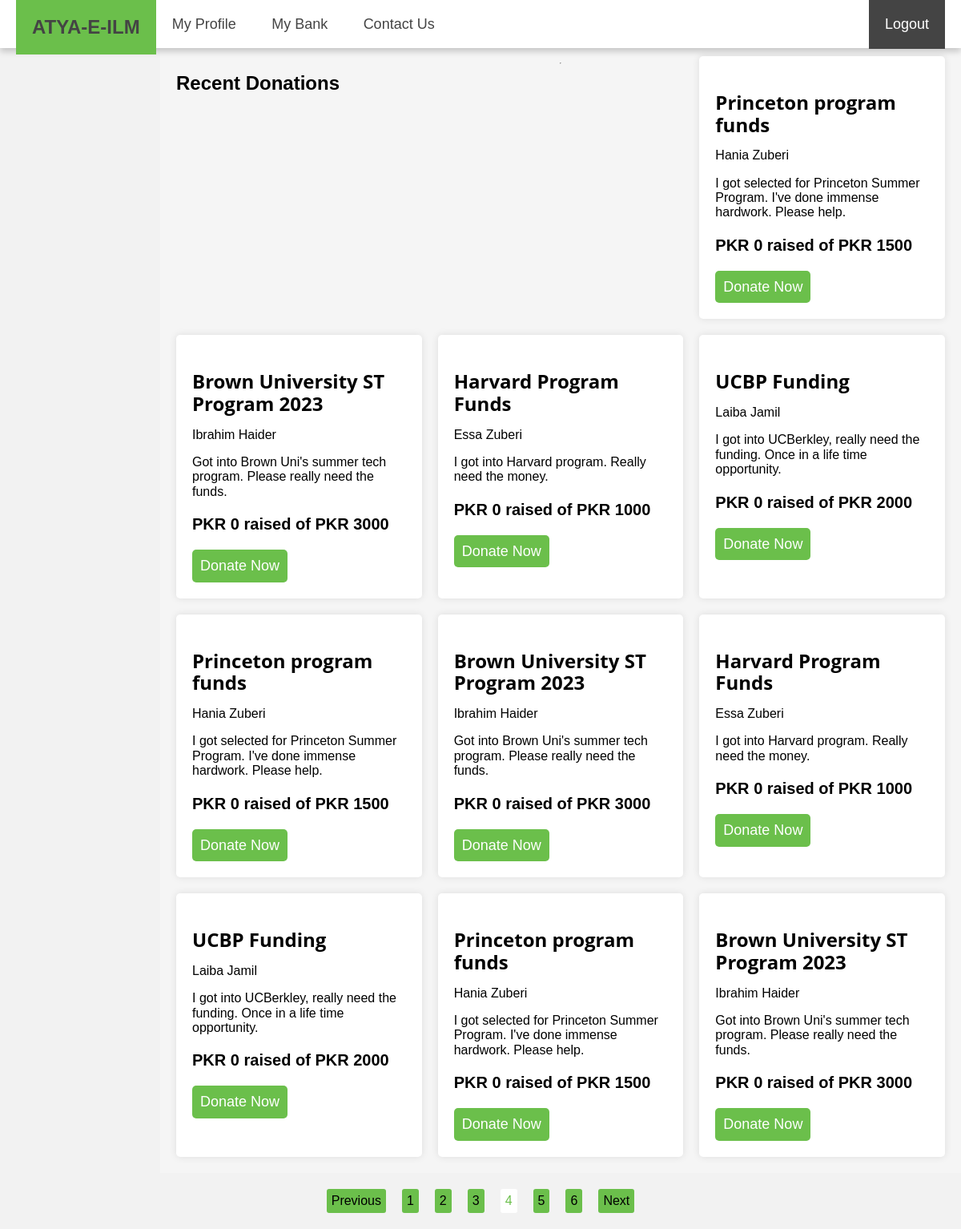
/sponsor_homepage?page=4, run on the app's committed database.
### tables this page shows
CREATE TABLE applications (
            id INTEGER PRIMARY KEY AUTOINCREMENT,
            student_id INTEGER NOT NULL,
            application_name TEXT NOT NULL,
            description TEXT NOT NULL,
            amount_collected INTEGER NOT NULL,
            amount_needed INTEGER NOT NULL,
            FOREIGN KEY(student_id) REFERENCES students(id)
        );

CREATE TABLE students (
            id INTEGER PRIMARY KEY AUTOINCREMENT,
            first_name TEXT NOT NULL,
            last_name TEXT NOT NULL,
            username TEXT UNIQUE NOT NULL,
            password TEXT NOT NULL,
            email TEXT NOT NULL
        );

### app.py (the view)
@app.route('/sponsor_homepage',  methods=['GET', 'POST'])
def sponsor_homepage():
    conn = sqlite3.connect('atiya-e-ilm.db')
    cursor = conn.cursor()
    cursor.execute('''
        SELECT first_name, last_name, application_name, description, amount_collected, amount_needed
        FROM students
        INNER JOIN applications
        ON students.id = applications.student_id;
        ''')
    data = cursor.fetchall()
    conn.close()
    per_page = 10
    page = request.args.get('page', 1, type=int)
    start = (page - 1) * per_page
    end = start + per_page
    paginated_data = data[start:end]
    total_pages = math.ceil(len(data) / per_page)
    return render_template('sponsor_homepage.html', data=paginated_data, page=page, total_pages=total_pages)

### templates/sponsor_homepage.html (shortened to what this page needs)
<!DOCTYPE html>
<html>
  <head>
    <link rel="stylesheet" href="https://cdnjs.cloudflare.com/ajax/libs/normalize/8.0.1/normalize.min.css">
    <link rel="stylesheet" href="https://cdnjs.cloudflare.com/ajax/libs/skeleton/2.0.4/skeleton.min.css">
  </head>
  <body>
  <div class="navigation">
    <div class="logo"><a>ATYA-E-ILM</a></div>
  <a href="#">My Profile</a>
  <a href="#">My Bank</a>
  <a href="#">Contact Us</a>
  <a href="/" class="go-back-button">Logout</a>
  </div>
    <div class="container">
      <h2>Recent Donations</h2>
      <hr>
      {% for row in data %}
        <div class="box">
          <h3>{{ row[2] }}</h3>
          <p>{{ row[0] }} {{ row[1] }}</p>
          <p>{{ row[3] }}</p>
          <div class="amount">
            <p><strong>PKR {{ row[4] }} raised of PKR {{ row[5] }}</strong></p>
          </div>
          <button class="donate-btn" onclick="window.location.href='/donate/{{ loop.index }}'">Donate Now</button>
        </div>
      {% endfor %}
    </div>
      <div class="pagination">
        {% if page > 1 %}
          <a href="?page={{ page - 1 }}">Previous</a>
        {% endif %}
        {% for p in range(1, total_pages + 1) %}
          {% if p == page %}
            <span class="current-page">{{ p }}</span>
          {% else %}
            <a href="?page={{ p }}">{{ p }}</a>
          {% endif %}
        {% endfor %}
        {% if page < total_pages %}
          <a href="?page={{ page + 1 }}">Next</a>
        {% endif %}
      </div>
  </body>
</html>

### templates/sponsor_homepage.html (style rules this page uses)
body { font-family: Arial, sans-serif; background-color: #f2f2f2; }
.navigation { position: fixed; top: 0; left: 0; width: 100%; height: 60px; background-color: #fff; box-shadow: 0 4px 8px rgba(0, 0, 0, 0.2); z-index: 9999; }
.navigation a { display: inline-block; padding: 20px; color: #444; font-size: 18px; text-decoration: none; }
.navigation .logo { float: left; margin-left: 20px; }
.navigation .logo a { font-size: 24px; font-weight: bold; color: #444; text-decoration: none; background-color: #6bbf4b; }
.navigation .go-back-button { float: right; margin-right: 20px; background-color: #444; color: #fff; }
.container { display: flex; flex-wrap: wrap; justify-content: center; margin-top: 20px; margin-left: 200px; }
.container { background-color: #f5f5f5; display: grid; grid-template-columns: repeat(auto-fit, minmax(300px, 1fr)); grid-gap: 20px; justify-content: center; padding: 20px; margin-top: 50px; }
.box { background-color: #ffffff; padding: 20px; border-radius: 5px; box-shadow: 0 0 10px rgba(0, 0, 0, 0.1); }
.box h3 { font-size: 24px; margin-bottom: 10px; font-family: 'Open Sans', sans-serif; }
.amount { margin-top: 20px; font-size: 20px; }
.amount p { margin: 0; }
.box button { margin-top: 20px; padding: 10px; background-color: #6bbf4b; color: #ffffff; border: none; border-radius: 5px; cursor: pointer; display: flex; align-items: center; justify-content: center; font-family: Arial, Helvetica, sans-serif; font-size: 18px; }
.pagination { display: flex; justify-content: center; align-items: center; margin-top: 20px; margin-bottom: 20px; }
.pagination a, .pagination span { margin: 0 10px; padding: 6px; background-color: #6bbf4b; color: #000000; text-decoration: none; border-radius: 3px; cursor: pointer; }
.pagination .current-page { background-color: #ffffff; color: #6bbf4b; }

### data on the page
applications: application_name "Princeton program funds", first_name "Hania", last_name "Zuberi", description "I got selected for Princeton Summer Program. I've done immense hardwork. Please help.", amount_collected "0", amount_needed "1500"
applications: application_name "Brown University ST Program 2023", first_name "Ibrahim", last_name "Haider", description "Got into Brown Uni's summer tech program. Please really need the funds.", amount_collected "0", amount_needed "3000"
applications: application_name "Harvard Program Funds", first_name "Essa", last_name "Zuberi", description "I got into Harvard program. Really need the money.", amount_collected "0", amount_needed "1000"
applications: application_name "UCBP Funding", first_name "Laiba", last_name "Jamil", description "I got into UCBerkley, really need the funding. Once in a life time opportunity.", amount_collected "0", amount_needed "2000"
applications: application_name "Princeton program funds", first_name "Hania", last_name "Zuberi", description "I got selected for Princeton Summer Program. I've done immense hardwork. Please help.", amount_collected "0", amount_needed "1500"
applications: application_name "Brown University ST Program 2023", first_name "Ibrahim", last_name "Haider", description "Got into Brown Uni's summer tech program. Please really need the funds.", amount_collected "0", amount_needed "3000"
applications: application_name "Harvard Program Funds", first_name "Essa", last_name "Zuberi", description "I got into Harvard program. Really need the money.", amount_collected "0", amount_needed "1000"
applications: application_name "UCBP Funding", first_name "Laiba", last_name "Jamil", description "I got into UCBerkley, really need the funding. Once in a life time opportunity.", amount_collected "0", amount_needed "2000"
applications: application_name "Princeton program funds", first_name "Hania", last_name "Zuberi", description "I got selected for Princeton Summer Program. I've done immense hardwork. Please help.", amount_collected "0", amount_needed "1500"
applications: application_name "Brown University ST Program 2023", first_name "Ibrahim", last_name "Haider", description "Got into Brown Uni's summer tech program. Please really need the funds.", amount_collected "0", amount_needed "3000"

### other printed values
{{ p }} "1" "2" "3" "5" "6"
{{ p }} "4"
